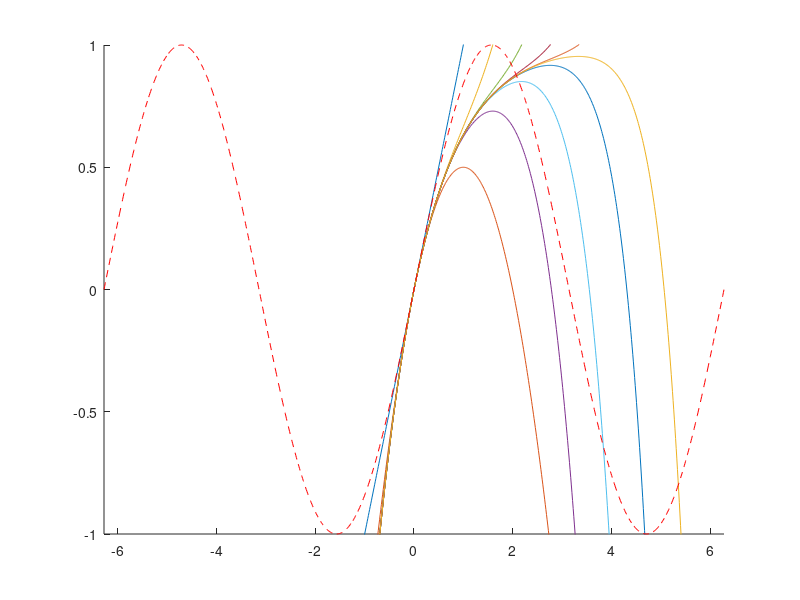

Reproduce this figure in MATLAB.
%Matlab script to explain the taylor's series expansion
clc
clear
n=1000;
x=linspace(-2*pi,2*pi,n);

y=sin(x);
for i=1:n
    y1(i)=0;
end
for i=1:10
        y1=y1+((-1)^(i+1))*(x.^i/factorial(i));
    hold on
    plot(x,y1);
end
plot(x,y,'r--')
axis([ -2*pi 2*pi -1 1])